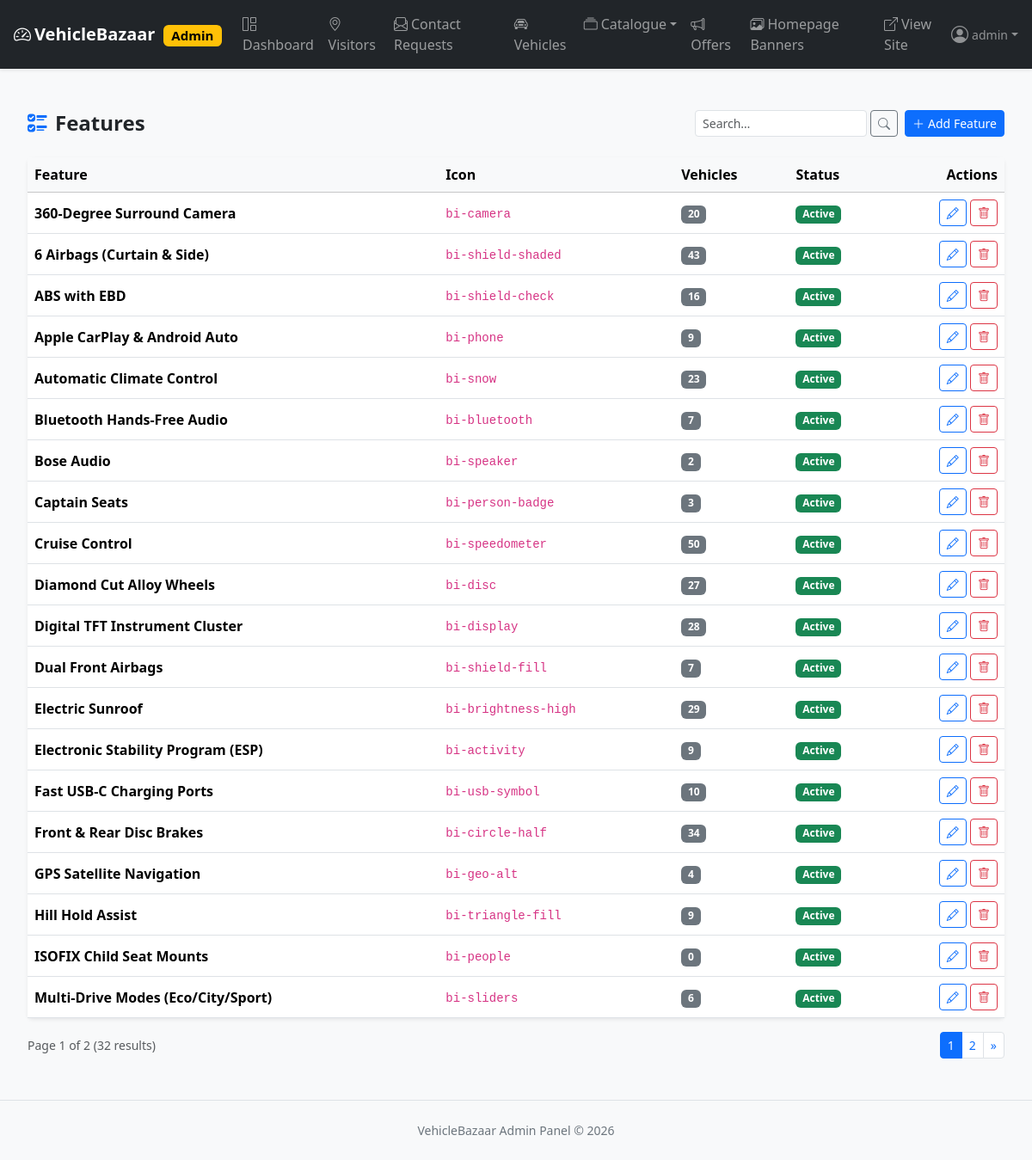
Screenshot of /admin-panel/features/ (signed in) with the database file from the repository.
### apps/vehicles/models/feature.py (models this page shows, shortened)
class Feature(TimeStampedModel, SlugifiedModel):
    name = models.CharField(max_length=100, unique=True)
    slug = models.SlugField(max_length=120, unique=True, db_index=True)
    icon = models.CharField(max_length=60, blank=True)
    is_active = models.BooleanField(default=True, db_index=True)
    class Meta:
        ordering = ["name"]
        indexes = [
            models.Index(fields=["is_active", "name"], name="feature_active_idx"),
        ]

### apps/dashboard/entity_views.py (the view)
# urls.py: path("features/", ev.feature_list, name="feature_list"),
@login_required
@staff_required
def feature_list(request):
    return crud.crud_list(
        request,
        queryset=Feature.objects.annotate(vehicle_count=Count("vehicles")),
        template_name="admin_panel/feature_list.html",
        page_meta={"active_nav": "categories", "page_title": "Features", "nav_icon": "ui-checks", "singular": "Feature", "add_url": "/admin-panel/features/add/"},
        search_fields=["name", "slug"],
        order_choices={"name": ("name",), "-name": ("-name",)},
        default_order=("name",),
    )

### apps/core_context.py (called while the page is built)
def site_settings(request):
    return {
        "SITE_NAME": getattr(settings, "SITE_NAME", "VehicleBazaar"),
        "SITE_TAGLINE": getattr(settings, "SITE_TAGLINE", "Quality second-hand vehicles, verified."),
    }

### apps/offers/context_processors.py (called while the page is built)
def active_offer(request):
    if request.path.startswith("/admin-panel/") or request.path.startswith("/django-admin/"):
        return {"modal_offer": None}
    return {"modal_offer": OfferService.get_modal_offer()}

### templates/admin_panel/feature_list.html
{% extends "admin_panel/model_list.html" %}
{% block table_head %}<th>Feature</th><th>Icon</th><th>Vehicles</th><th>Status</th>{% endblock %}
{% block table_row %}
  <tr>
    <td class="fw-semibold">{{ item.name }}</td>
    <td>{% if item.icon %}<i class="bi bi-{{ item.icon }}"></i> <code class="small">{{ item.icon }}</code>{% else %}<span class="text-muted small">—</span>{% endif %}</td>
    <td><span class="badge text-bg-secondary">{{ item.vehicle_count }}</span></td>
    <td>{% if item.is_active %}<span class="badge text-bg-success">Active</span>{% else %}<span class="badge text-bg-danger">Inactive</span>{% endif %}</td>
    <td class="text-end text-nowrap">
      <a href="/admin-panel/features/{{ item.pk }}/edit/" class="btn btn-sm btn-outline-primary"><i class="bi bi-pencil"></i></a>
      <form method="post" action="/admin-panel/features/{{ item.pk }}/delete/" class="d-inline" onsubmit="return confirm('Delete feature {{ item.name }}?');">
        {% csrf_token %}<button class="btn btn-sm btn-outline-danger"><i class="bi bi-trash"></i></button>
      </form>
    </td>
  </tr>
{% endblock %}

### templates/admin_panel/base.html (shortened to what this page needs)
{% load static %}<!DOCTYPE html>
<html lang="en">
<head>
  <link href="https://cdn.jsdelivr.net/npm/bootstrap@5.3.3/dist/css/bootstrap.min.css" rel="stylesheet">
  <link href="https://cdn.jsdelivr.net/npm/bootstrap-icons@1.11.3/font/bootstrap-icons.min.css" rel="stylesheet">
  <link href="{% static 'css/style.css' %}" rel="stylesheet">
</head>
<body class="admin-body bg-body-tertiary">
<nav class="navbar navbar-expand-lg navbar-dark bg-dark shadow-sm sticky-top">
  <div class="container-fluid px-3">
    <a class="navbar-brand fw-bold" href="/admin-panel/">
      <i class="bi bi-speedometer2 me-1"></i>{{ SITE_NAME }} <span class="badge text-bg-warning ms-1">Admin</span>
    </a>
    <div class="collapse navbar-collapse" id="adminNav">
      <ul class="navbar-nav me-auto">
        <li class="nav-item"><a class="nav-link {% if active_nav == 'dashboard' %}active fw-semibold{% endif %}" href="/admin-panel/"><i class="bi bi-grid-1x2 me-1"></i>Dashboard</a></li>
        <li class="nav-item"><a class="nav-link {% if active_nav == 'visitors' %}active fw-semibold{% endif %}" href="/admin-panel/visitors/"><i class="bi bi-geo-alt me-1"></i>Visitors</a></li>
        <li class="nav-item"><a class="nav-link {% if active_nav == 'contacts' %}active fw-semibold{% endif %}" href="/admin-panel/contact-requests/"><i class="bi bi-envelope-paper me-1"></i>Contact Requests</a></li>
        <li class="nav-item"><a class="nav-link {% if active_nav == 'vehicles' %}active fw-semibold{% endif %}" href="/admin-panel/vehicles/"><i class="bi bi-car-front me-1"></i>Vehicles</a></li>
        <li class="nav-item dropdown">
          <a class="nav-link dropdown-toggle" href="#" data-bs-toggle="dropdown"><i class="bi bi-collection me-1"></i>Catalogue</a>
        </li>
        <li class="nav-item"><a class="nav-link {% if active_nav == 'offers' %}active fw-semibold{% endif %}" href="/admin-panel/offers/"><i class="bi bi-megaphone me-1"></i>Offers</a></li>
        <li class="nav-item"><a class="nav-link {% if active_nav == 'banners' %}active fw-semibold{% endif %}" href="/admin-panel/banners/"><i class="bi bi-images me-1"></i>Homepage Banners</a></li>
        <li class="nav-item"><a class="nav-link" href="/" target="_blank"><i class="bi bi-box-arrow-up-right me-1"></i>View Site</a></li>
      </ul>
      <div class="dropdown">
        <a href="#" class="d-flex align-items-center text-white-50 text-decoration-none dropdown-toggle" id="adminUserMenu" data-bs-toggle="dropdown" aria-expanded="false">
          {% if request.user.profile.photo %}
            <img src="{{ request.user.profile.photo.url }}" alt="" width="28" height="28" class="rounded-circle me-2" style="object-fit:cover;">
          {% else %}
            <i class="bi bi-person-circle me-1 fs-5"></i>
          {% endif %}
          <span class="small">{{ request.user.get_username }}</span>
        </a>
      </div>
    </div>
  </div>
</nav>
<main class="container-fluid py-4 px-3">
  {% block content %}{% endblock %}
</main>
<footer class="text-center text-secondary small py-4 border-top">
  {{ SITE_NAME }} Admin Panel &copy; {% now "Y" %}
</footer>
</body>
</html>

### static/css/style.css (style rules this page uses)
:root { --vb-primary: #0d6efd; --vb-dark: #111827; }
body { font-family: "Segoe UI", system-ui, -apple-system, sans-serif; }

### rows the page displays
Feature: name "360-Degree Surround Camera", icon "bi-camera", vehicle_count "20", is_active "Active"
Feature: name "6 Airbags (Curtain & Side)", icon "bi-shield-shaded", vehicle_count "43", is_active "Active"
Feature: name "ABS with EBD", icon "bi-shield-check", vehicle_count "16", is_active "Active"
Feature: name "Apple CarPlay & Android Auto", icon "bi-phone", vehicle_count "9", is_active "Active"
Feature: name "Automatic Climate Control", icon "bi-snow", vehicle_count "23", is_active "Active"
Feature: name "Bluetooth Hands-Free Audio", icon "bi-bluetooth", vehicle_count "7", is_active "Active"
Feature: name "Bose Audio", icon "bi-speaker", vehicle_count "2", is_active "Active"
Feature: name "Captain Seats", icon "bi-person-badge", vehicle_count "3", is_active "Active"
Feature: name "Cruise Control", icon "bi-speedometer", vehicle_count "50", is_active "Active"
Feature: name "Diamond Cut Alloy Wheels", icon "bi-disc", vehicle_count "27", is_active "Active"
Feature: name "Digital TFT Instrument Cluster", icon "bi-display", vehicle_count "28", is_active "Active"
Feature: name "Dual Front Airbags", icon "bi-shield-fill", vehicle_count "7", is_active "Active"
Feature: name "Electric Sunroof", icon "bi-brightness-high", vehicle_count "29", is_active "Active"
Feature: name "Electronic Stability Program (ESP)", icon "bi-activity", vehicle_count "9", is_active "Active"
Feature: name "Fast USB-C Charging Ports", icon "bi-usb-symbol", vehicle_count "10", is_active "Active"
Feature: name "Front & Rear Disc Brakes", icon "bi-circle-half", vehicle_count "34", is_active "Active"
Feature: name "GPS Satellite Navigation", icon "bi-geo-alt", vehicle_count "4", is_active "Active"
Feature: name "Hill Hold Assist", icon "bi-triangle-fill", vehicle_count "9", is_active "Active"
Feature: name "ISOFIX Child Seat Mounts", icon "bi-people", vehicle_count "0", is_active "Active"
Feature: name "Multi-Drive Modes (Eco/City/Sport)", icon "bi-sliders", vehicle_count "6", is_active "Active"

### other values shown
{{ SITE_NAME }} "VehicleBazaar"
{{ request.user.get_username }} "admin"
{{ page_title }} "Features"
{{ singular }} "Feature"
{{ page_obj.number }} "1"
{{ page_obj.paginator.num_pages }} "2"
{{ page_obj.paginator.count }} "32"
{{ num }} "1"
{{ num }} "2"
